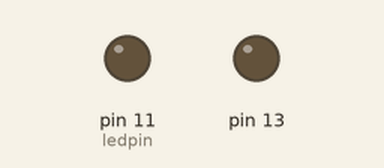
This sketch was run on a simulated Arduino Uno, built with avr-gcc and run on an emulated ATmega328P. Parts: output pins drawn as LEDs (lit = HIGH).

Above: at 0.05 s.
At 0.85 s:
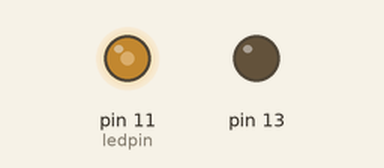
At 1.55 s:
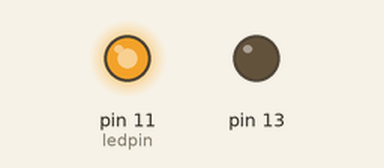
At 3.1 s:
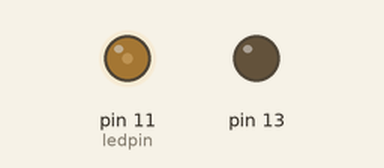
Timing chart, 0 to 7.8 s (numbered marks = the images above):
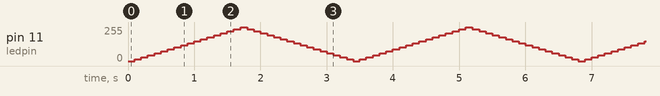

The sketch:

sketch_dec22a.ino
```cpp
int ledpin=11;

void setup() {
  // put your setup code here, to run once:
pinMode(13,OUTPUT);
Serial.begin(9600);
}
int fullmu(int parlaklikDegeri);

void loop() {
  // put your main code here, to run repeatedly:
  static int parlaklik=0;
  static int degisim=15;
  delay(100);
  parlaklik+=degisim;
  analogWrite(ledpin,parlaklik);
  degisim=fullmu(parlaklik)*15;
}
int fullmu(int parlaklikDegeri){
  static int yon=1;
  if ((parlaklikDegeri==255)||(parlaklikDegeri==0)){
    return yon=-1*yon;
    }else{return yon;}
  }
```
